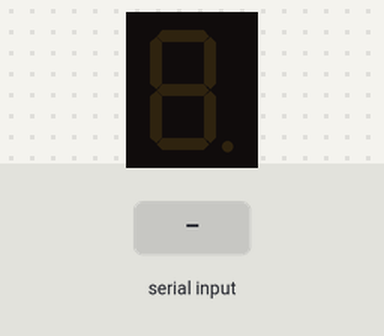
The program below on a simulated Raspberry Pi (BCM pin numbers). On the bench: 1-digit seven-segment display. The inputs (shaded band) are chosen by the test bench. The segment pins are drawn as the display they are named for; what the program prints to the terminal is not drawn.

Above: at 1.2 s.
1.3 s: "5" typed at the terminal, then Enter
At 2.5 s:
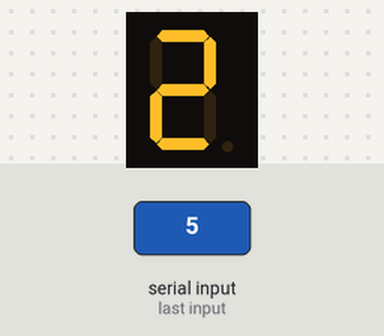
2.8 s: "1" typed at the terminal, then Enter
At 4.5 s:
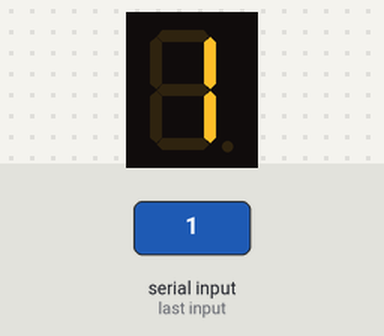
Timing chart, 0 to 6.0 s (numbered marks = the images above; inputs shaded):
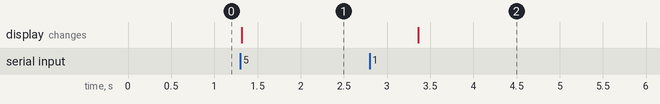

The program:

02-digital.py
```python
import RPi.GPIO as GPIO
import time


pin_list = [4, 17, 10, 9, 11, 14, 15, 18]  # 外接引脚
#           g,  f,  e, d,  c,  b,  a, dp   # 对应数码管的段位
data_list = [
    (1, 0, 0, 0, 0, 0, 0, 1),  # 0
    (1, 1, 1, 1, 0, 0, 1, 1),  # 1
    (0, 1, 0, 0, 1, 0, 0, 1),  # 2
    (0, 1, 1, 0, 0, 0, 0, 1),  # 3
    (0, 0, 1, 1, 0, 0, 1, 1),  # 4
    (0, 0, 1, 0, 0, 1, 0, 1),  # 5
    (0, 0, 0, 0, 0, 1, 0, 1),  # 6
    (1, 1, 1, 1, 0, 0, 0, 1),  # 7
    (0, 0, 0, 0, 0, 0, 0, 1),  # 8
    (0, 0, 1, 0, 0, 0, 0, 1),  # 9
    (0, 0, 0, 1, 0, 0, 0, 1),  # a
    (0, 0, 0, 0, 0, 1, 1, 1),  # b
    (1, 0, 0, 0, 1, 1, 0, 1),  # c
    (0, 1, 0, 0, 0, 0, 1, 1),  # d
    (0, 0, 0, 0, 1, 1, 0, 1),  # e
    (0, 0, 0, 1, 1, 1, 0, 1),  # f
]


def dataled(n):
    '''
    点亮一个共阳极数码管,静态扫描方式
    '''
    GPIO.setmode(GPIO.BCM)  # set pinmode
    GPIO.setwarnings(False)
    GPIO.setup(pin_list, GPIO.OUT)  # 设置多通道输出模式
    GPIO.output(pin_list, data_list[n])  # 将参数传至list提取数据
    time.sleep(2)  # 显示两秒
    GPIO.cleanup


if __name__ == '__main__':
    while True:  # 循环
        num = int(input('请输入想让数码管显示的数字:'))
        dataled(num)
```

Measured:
- after the input at 1.3 s, the display: changes at once (image 1)
- after the input at 2.8 s, the display: changes after 0.56 s (image 2)
